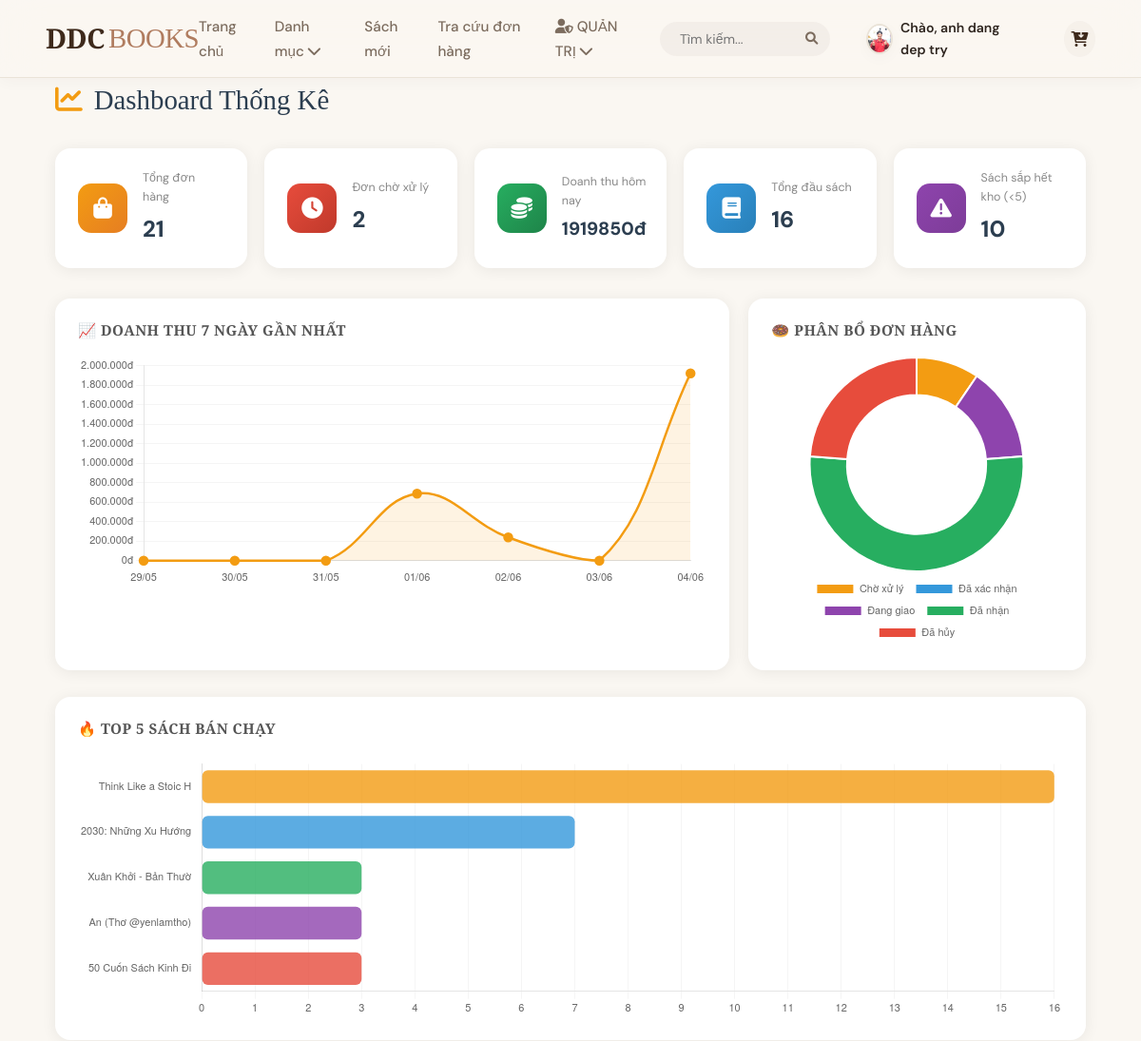
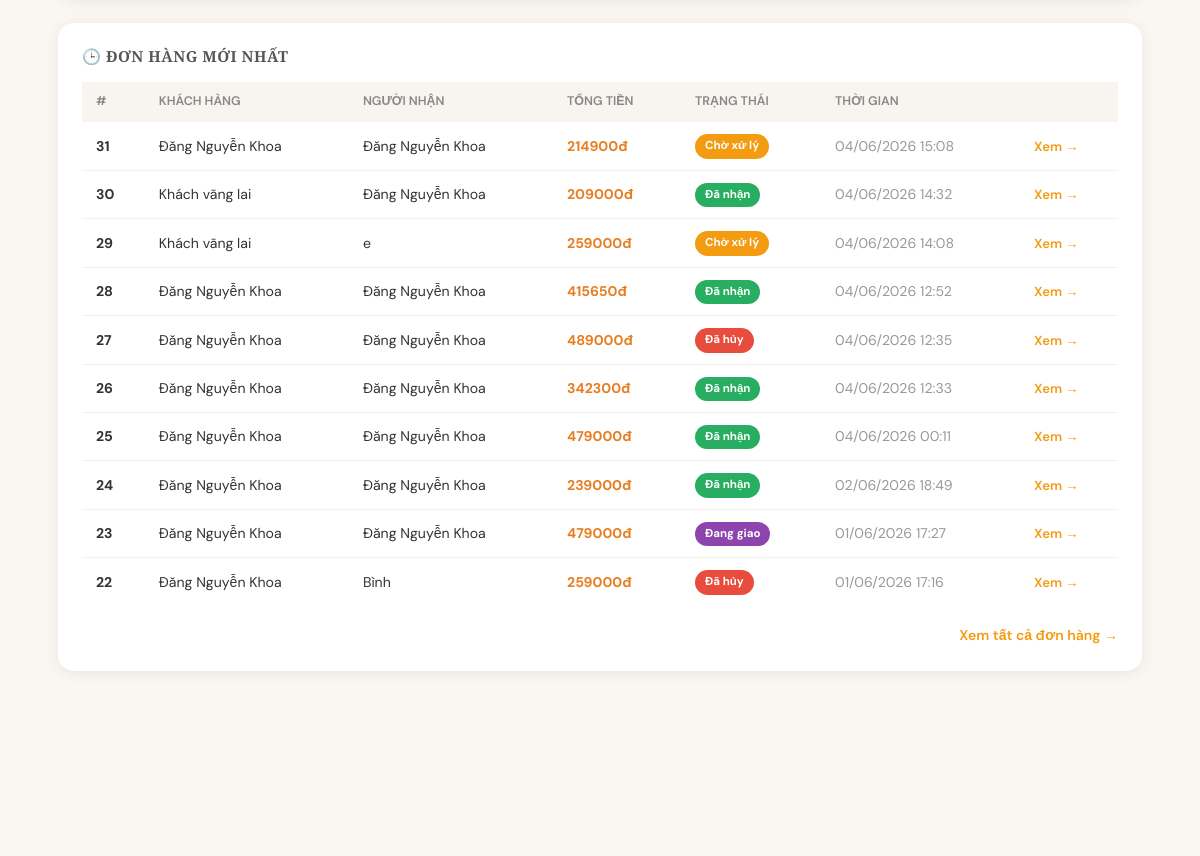
Page /staff/dashboard/ (signed in, upper part) on the earlier database version (2 pictures, top to bottom).
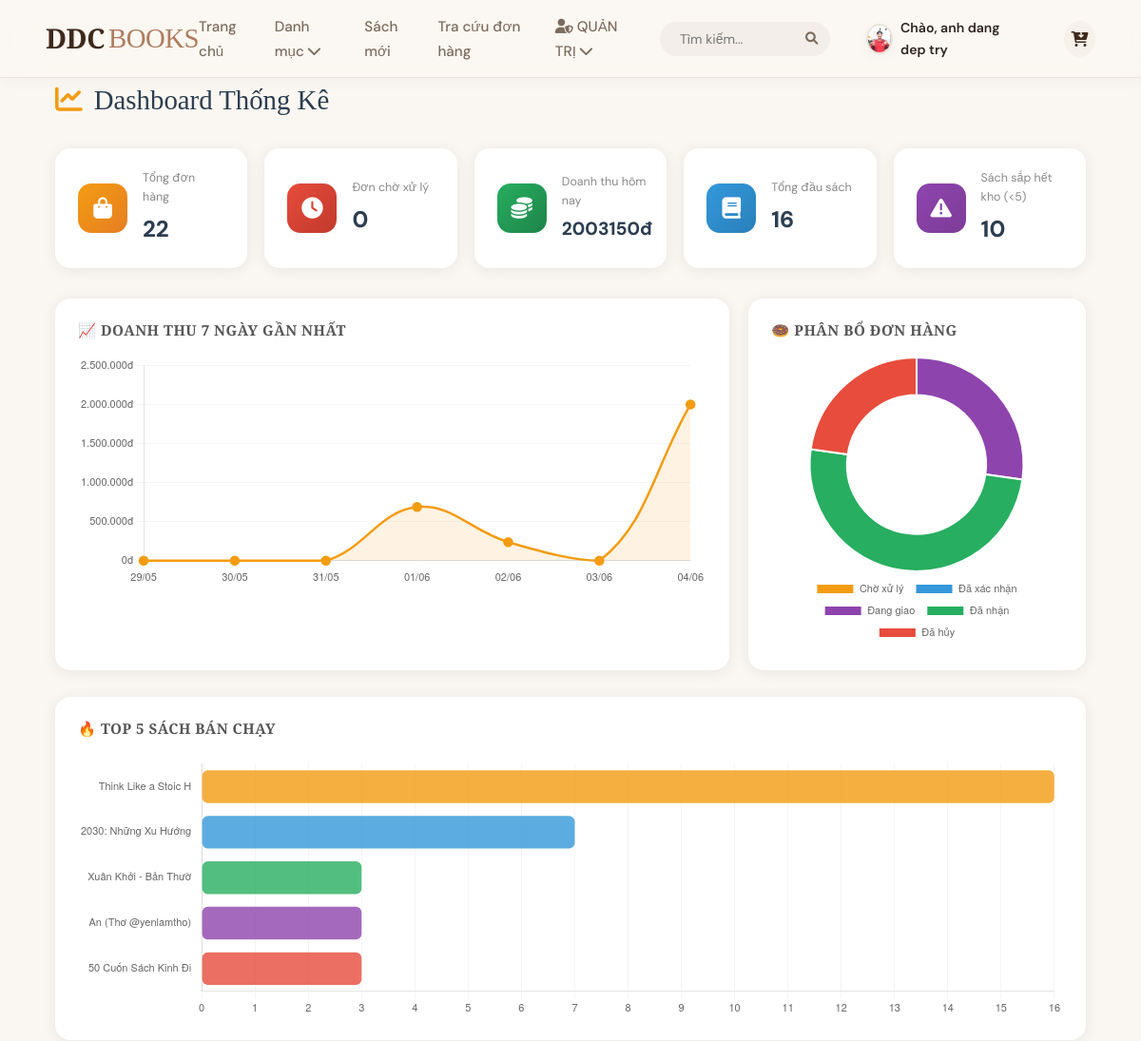
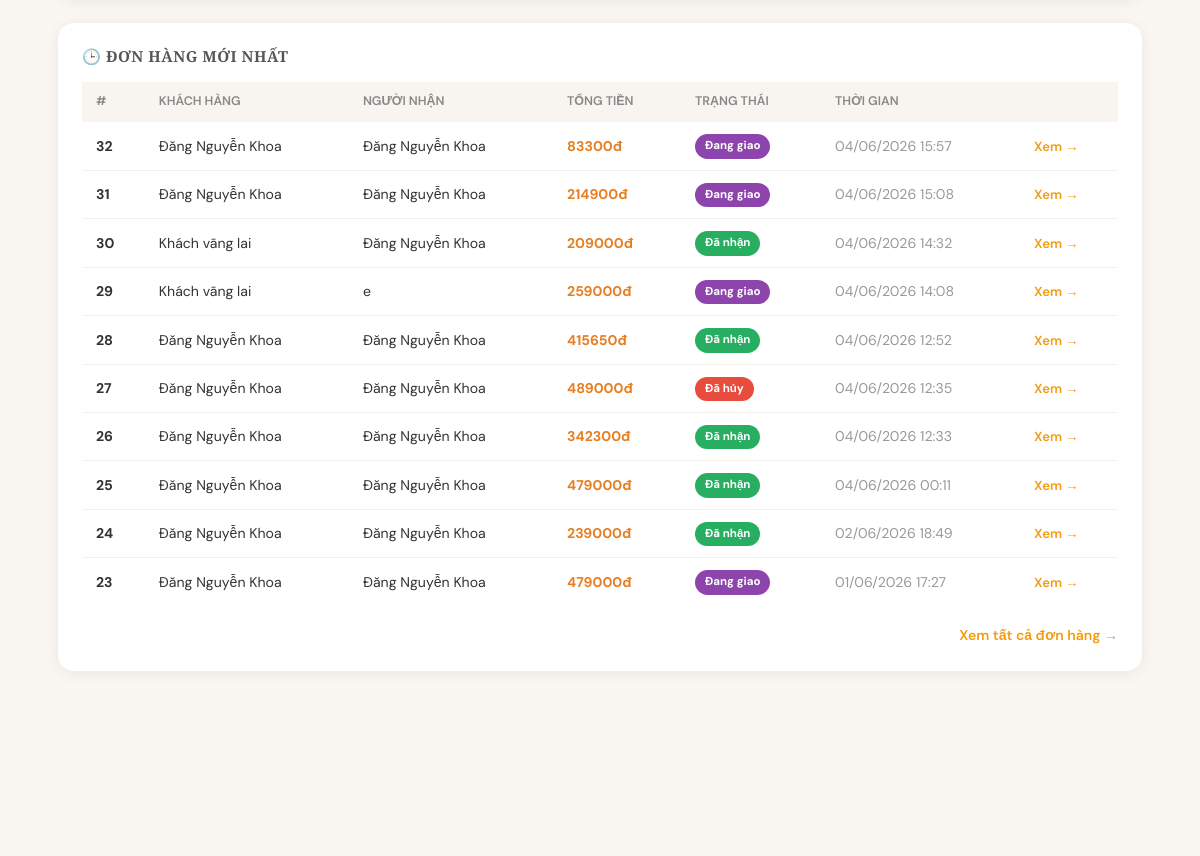
Same page on the later database version (2 pictures, top to bottom).
### app/models.py (models this page shows, shortened)
class Order(models.Model):
    STATUS_CHOICES = (
        ('Pending',    'Chờ xử lý'),
        ('Confirmed',  'Đã xác nhận'),
        ('Shipped',    'Đang giao'),
        ('Received',   'Đã nhận hàng'),
        ('Cancelled',  'Đã hủy'),
    )
    user            = models.ForeignKey(User, on_delete=models.SET_NULL, null=True, blank=True)
    full_name       = models.CharField(max_length=255)
    phone           = models.CharField(max_length=20)
    address         = models.TextField()
    total_price     = models.DecimalField(max_digits=12, decimal_places=0)
    created_at      = models.DateTimeField(auto_now_add=True)
    status          = models.CharField(max_length=20, choices=STATUS_CHOICES, default='Pending')
    shipping_unit   = models.CharField(max_length=50, blank=True, null=True)
    coupon          = models.ForeignKey('Coupon', null=True, blank=True, on_delete=models.SET_NULL,
                                        related_name='orders', verbose_name='Mã giảm giá')
    discount_amount = models.DecimalField(max_digits=12, decimal_places=0, default=0,
                                          verbose_name='Số tiền giảm')

### app/views/staff.py (the view)
# urls.py: path('staff/dashboard/',                              views.staff_dashboard,         name='staff_dashboard'),
@user_passes_test(is_staff)
def staff_dashboard(request):
    today = timezone.now().date()
    seven_days_ago = today - timedelta(days=6)
    total_orders    = Order.objects.count()
    pending_orders  = Order.objects.filter(status='Pending').count()
    revenue_today   = Order.objects.filter(
        created_at__date=today
    ).exclude(status='Cancelled').aggregate(s=Sum('total_price'))['s'] or 0
    total_books     = Book.objects.count()
    low_stock_books = Book.objects.filter(stock__lt=5).count()
    revenue_by_day = []
    labels_revenue = []
    for i in range(6, -1, -1):
        day = today - timedelta(days=i)
        rev = Order.objects.filter(
            created_at__date=day
        ).exclude(status='Cancelled').aggregate(s=Sum('total_price'))['s'] or 0
        revenue_by_day.append(int(rev))
        labels_revenue.append(day.strftime('%d/%m'))
    top_books = (
        OrderItem.objects
        .values('book__title')
        .annotate(total_sold=Sum('quantity'))
        .order_by('-total_sold')[:5]
    )
    labels_books   = [b['book__title'][:20] for b in top_books]
    data_books     = [b['total_sold'] for b in top_books]
    status_counts = Order.objects.values('status').annotate(c=Count('id'))
    status_map    = {s['status']: s['c'] for s in status_counts}
    STATUS_LABELS = ['Pending', 'Confirmed', 'Shipped', 'Received', 'Cancelled']
    STATUS_VI     = ['Chờ xử lý', 'Đã xác nhận', 'Đang giao', 'Đã nhận', 'Đã hủy']
    data_status   = [status_map.get(k, 0) for k in STATUS_LABELS]
    recent_orders = Order.objects.select_related('user').order_by('-created_at')[:10]
    return render(request, 'app/staff_dashboard.html', {
        'total_orders':    total_orders,
        'pending_orders':  pending_orders,
        'revenue_today':   revenue_today,
        'total_books':     total_books,
        'low_stock_books': low_stock_books,
        'labels_revenue':  json.dumps(labels_revenue),
        'data_revenue':    json.dumps(revenue_by_day),
        'labels_books':    json.dumps(labels_books),
        'data_books':      json.dumps(data_books),
        'labels_status':   json.dumps(STATUS_VI),
        'data_status':     json.dumps(data_status),
        'recent_orders':   recent_orders,
    })

### app/context_processors.py (called while the page is built)
def categories_processor(request):
    return {
        'categories': Category.objects.all()
    }

### app/views/staff.py (called while the page is built)
def is_staff(user):
    return user.groups.filter(name='Staff').exists() or user.is_superuser

### app/templates/app/staff_dashboard.html (shortened to what the changed rows need)
{% extends 'app/base.html' %}
{% block content %}
<div class="dash-wrap">
  <div class="stat-grid">
    <div class="stat-card">
      <div>
        <div class="stat-label">Tổng đơn hàng</div>
        <div class="stat-value">{{ total_orders }}</div>
      </div>
    </div>
    <div class="stat-card">
      <div>
        <div class="stat-label">Đơn chờ xử lý</div>
        <div class="stat-value">{{ pending_orders }}</div>
      </div>
    </div>
    <div class="stat-card">
      <div>
        <div class="stat-label">Doanh thu hôm nay</div>
        <div class="stat-value" style="font-size:1.2rem;">{{ revenue_today|floatformat:0 }}đ</div>
      </div>
    </div>
  </div>
  <div class="chart-grid">
    <div class="chart-box">
      <h3>📈 Doanh thu 7 ngày gần nhất</h3>
      <canvas id="revenueChart" height="110"></canvas>
    </div>
    <div class="chart-box">
      <h3>🍩 Phân bổ đơn hàng</h3>
      <canvas id="statusChart" height="200"></canvas>
    </div>
  </div>
  <div class="table-box">
    <div style="overflow-x:auto;">
      <table class="dash-table">
        <thead>
          <tr>
            <th>#</th>
            <th>Khách hàng</th>
            <th>Người nhận</th>
            <th>Tổng tiền</th>
            <th>Trạng thái</th>
            <th>Thời gian</th>
            <th></th>
          </tr>
        </thead>
        <tbody>
          {% for order in recent_orders %}
          <tr>
            <td><strong>{{ order.id }}</strong></td>
            <td>
              {% if order.user %}
                {{ order.user.get_full_name|default:order.user.username }}
              {% else %}
                Khách vãng lai
              {% endif %}
            </td>
            <td>{{ order.full_name }}</td>
            <td style="font-weight:700;color:#e67e22;">{{ order.total_price|floatformat:0 }}đ</td>
            <td>
              {% if order.status == 'Pending' %}<span class="badge badge-pending">Chờ xử lý</span>
              {% elif order.status == 'Confirmed' %}<span class="badge badge-confirmed">Đã xác nhận</span>
              {% elif order.status == 'Shipped' %}<span class="badge badge-shipped">Đang giao</span>
              {% elif order.status == 'Received' %}<span class="badge badge-received">Đã nhận</span>
              {% else %}<span class="badge badge-cancelled">Đã hủy</span>{% endif %}
            </td>
            <td style="color:#999;">{{ order.created_at|date:"d/m/Y H:i" }}</td>
            <td>
              <a href="{% url 'staff_order_detail' order.id %}"
                 style="color:#f39c12;font-size:0.82rem;font-weight:600;">Xem →</a>
            </td>
          </tr>
          {% empty %}
          <tr><td colspan="7" style="text-align:center;color:#bbb;padding:30px;">Chưa có đơn hàng nào.</td></tr>
          {% endfor %}
        </tbody>
      </table>
    </div>
  </div>
</div>
<script>
// ── Revenue Line Chart ──
new Chart(document.getElementById('revenueChart'), {
  type: 'line',
  data: {
    labels: {{ labels_revenue|safe }},
    datasets: [{
      label: 'Doanh thu (đ)',
      data: {{ data_revenue|safe }},
      borderColor: '#f39c12',
      backgroundColor: 'rgba(243,156,18,0.12)',
      borderWidth: 2.5,
      tension: 0.4,
      fill: true,
      pointBackgroundColor: '#f39c12',
      pointRadius: 4,
    }]
  },
  options: {
    responsive: true,
    plugins: { legend: { display: false } },
    scales: {
      y: {
        beginAtZero: true,
        ticks: {
          callback: v => v.toLocaleString('vi-VN') + 'đ',
          font: { size: 11 }
        },
        grid: { color: 'rgba(0,0,0,0.04)' }
      },
      x: { grid: { display: false }, ticks: { font: { size: 11 } } }
    }
  }
});
// ── Status Donut Chart ──
new Chart(document.getElementById('statusChart'), {
  type: 'doughnut',
  data: {
    labels: {{ labels_status|safe }},
    datasets: [{
      data: {{ data_status|safe }},
      backgroundColor: ['#f39c12','#3498db','#8e44ad','#27ae60','#e74c3c'],
      borderWidth: 2,
      borderColor: '#fff',
    }]
  },
  options: {
    responsive: true,
    cutout: '65%',
    plugins: {
      legend: { position: 'bottom', labels: { font: { size: 11 }, padding: 12 } }
    }
  }
});
// ── Top Books Bar Chart ──
new Chart(document.getElementById('booksChart'), {
  type: 'bar',
  data: {
    labels: {{ labels_books|safe }},
    datasets: [{
      label: 'Số lượng bán',
      data: {{ data_books|safe }},
      backgroundColor: [
        'rgba(243,156,18,0.8)', 'rgba(52,152,219,0.8)',
        'rgba(39,174,96,0.8)',  'rgba(142,68,173,0.8)',
        'rgba(231,76,60,0.8)'
      ],
      borderRadius: 6,
      borderSkipped: false,
    }]
  },
  options: {
    responsive: true,
    indexAxis: 'y',
    plugins: { legend: { display: false } },
    scales: {
      x: { beginAtZero: true, ticks: { stepSize: 1, font: { size: 11 } }, grid: { color: 'rgba(0,0,0,0.04)' } },
      y: { grid: { display: false }, ticks: { font: { size: 11 } } }
    }
  }
});
</script>
{% endblock %}

Differences in the rows shown:
no longer on this page (row unchanged): Order: id "22", user.get_full_name "Đăng Nguyễn Khoa", full_name "Bình", total_price "259000", status "Đã hủy", created_at "01/06/2026 17:16"
added Order: id "32", user.get_full_name "Đăng Nguyễn Khoa", full_name "Đăng Nguyễn Khoa", total_price "83300", status "Đang giao", created_at "04/06/2026 15:57"
changed Order id 31: status "Chờ xử lý" → "Đang giao"
changed Order id 29: status "Chờ xử lý" → "Đang giao"
Other differences:
{{ total_orders }}: "21" → "22"
{{ pending_orders }}: "2" → "0"
{{ revenue_today|floatformat:0 }}: "1919850" → "2003150"
chart data {{ data_revenue|safe }}: [0, 0, 0, 688000, 239000, 0, 1919850] → [0, 0, 0, 688000, 239000, 0, 2003150]
chart data {{ data_status|safe }}: [2, 0, 3, 11, 5] → [0, 0, 6, 11, 5]
